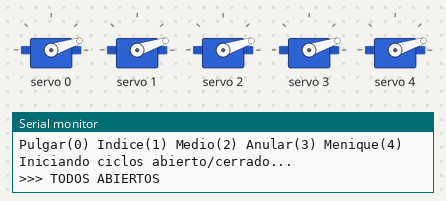
Bench run of a sketch on a simulated ESP32. Parts: 5 × servo, the last lines printed to the serial monitor.

Above: at 2.05 s.
At 6.0 s:
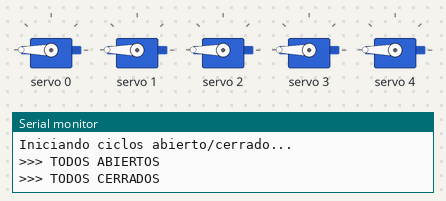
Timing chart, 0 to 7.2 s (numbered marks = the images above):
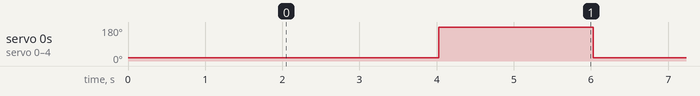

The sketch:

test_hardware_servos.ino
```cpp
/*
 ================================================================
  TEST HARDWARE - 5 DEDOS COMPLETOS (sin Python)
  ESP32 + PCA9685
 ================================================================
  Canal 0 = Pulgar
  Canal 1 = Indice
  Canal 2 = Medio
  Canal 3 = Anular
  Canal 4 = Menique
 ================================================================
*/

#include <Wire.h>
#include <Adafruit_PWMServoDriver.h>

Adafruit_PWMServoDriver pca = Adafruit_PWMServoDriver(0x40);

#define CANAL_PULGAR   0
#define CANAL_INDICE   1
#define CANAL_MEDIO    2
#define CANAL_ANULAR   3
#define CANAL_MENIQUE  4

#define ABIERTO  150
#define CERRADO  500

void setup() {
  Serial.begin(9600);
  Serial.println("=== TEST 5 DEDOS COMPLETOS ===");
  Serial.println("Pulgar(0) Indice(1) Medio(2) Anular(3) Menique(4)");

  Wire.begin(21, 22);
  pca.begin();
  pca.setPWMFreq(50);
  delay(500);

  // Todos abiertos al inicio
  for (int i = 0; i < 5; i++) {
    pca.setPWM(i, 0, ABIERTO);
    delay(100);
  }
  delay(1000);
  Serial.println("Iniciando ciclos abierto/cerrado...");
}

void loop() {
  Serial.println(">>> TODOS ABIERTOS");
  for (int i = 0; i < 5; i++) pca.setPWM(i, 0, ABIERTO);
  delay(2000);

  Serial.println(">>> TODOS CERRADOS");
  for (int i = 0; i < 5; i++) pca.setPWM(i, 0, CERRADO);
  delay(2000);
}
```

Measured:
- by itself, servo 0–4: alternates 180° for 2.0 s and 18° for 2.0 s
